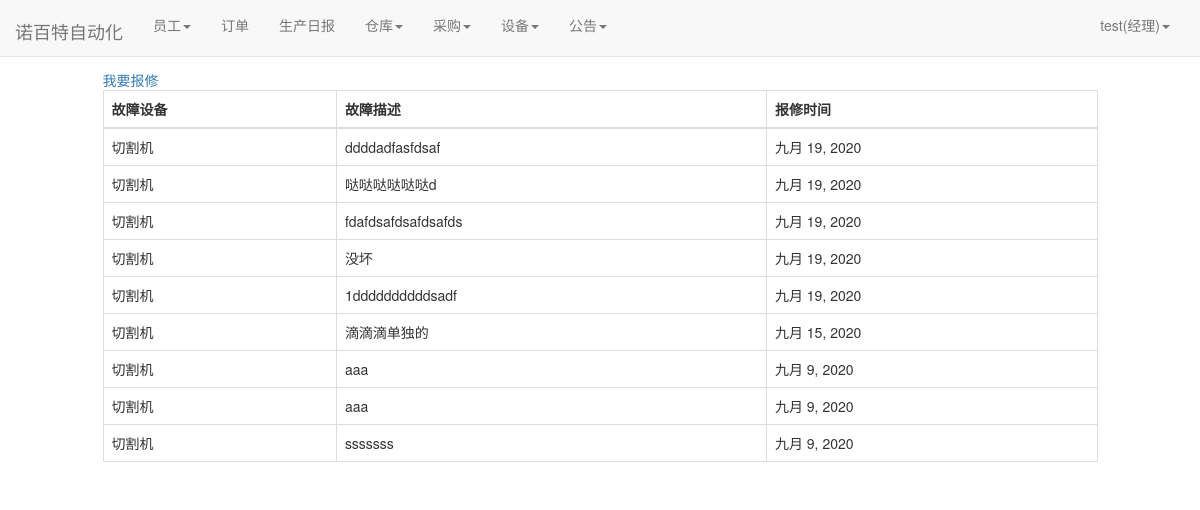
The page /facility/baoxiu_list/ (signed in) on the database its author committed.
### user/models.py (models this page shows)
class Profile(models.Model):
    user = models.OneToOneField(User, on_delete=models.CASCADE)
    staff_gender = models.CharField(max_length=10, choices=(('male', '男'), ('female', '女')), default='male',
                                    verbose_name='性别')
    staff_age = models.PositiveIntegerField(verbose_name="年龄")
    staff_home = models.CharField(max_length=100, verbose_name="籍贯")
    staff_nationality = models.CharField(max_length=20, verbose_name="民族")  # 民族
    staff_tel = models.BigIntegerField(verbose_name="电话")
    start_time = models.DateField(auto_now_add=True, verbose_name="入职时间")  # 入职时间
    id_card = models.CharField(max_length=20,verbose_name="身份证")  # 身份证号
    staff_type = models.CharField(max_length=100,verbose_name="职位", null=True)  # 职位
    salary_pre_hour = models.IntegerField(verbose_name="时薪")  # 时薪
    class Meta:
        ordering = ['-start_time']

### facility/models.py (models this page shows)
class Repair(models.Model):#维修
    facility_id = models.ForeignKey(Facility, on_delete=models.CASCADE, verbose_name="故障设备")
    baoxiu_staff_name = models.ForeignKey(User, on_delete=models.DO_NOTHING, verbose_name="报修人", related_name='aaa', null=True, blank=True)
    baoxiu_staff_tel = models.CharField(max_length=11, null=True, blank=True,verbose_name="联系方式")
    baoxiu_time = models.DateField(auto_now=True, verbose_name="报修时间", null=True, blank=True)
    baoxiu_complementary = models.CharField(max_length=200, verbose_name="报修描述", null=True, blank=True)
    repair_staff_name = models.ForeignKey(User, on_delete=models.DO_NOTHING, verbose_name="维修人", related_name='bbb', null=True, blank=True)
    repair_time = models.DateField(auto_now=True, verbose_name="维修时间", null=True, blank=True)
    class Meta:
        ordering = ['-baoxiu_time']

class Facility(models.Model):#设备
    version = models.CharField(max_length=100, verbose_name="型号")
    facility_name = models.CharField(max_length=100, verbose_name="名称")
    price = models.BigIntegerField(verbose_name="价格")
    buyer = models.ForeignKey(User, on_delete=models.DO_NOTHING, verbose_name="购买人")
    buy_time = models.DateField(auto_now_add=True, verbose_name="购买时间")
    def __str__(self):
        return self.facility_name

### facility/views.py (the view)
# urls.py: path('baoxiu_list/', views.baoxiu_list, name='baoxiu_list'),
def baoxiu_list(request):
    repairs = Repair.objects.filter(repair_staff_name=None)
    context= {}
    context['repairs'] = repairs
    return render(request, 'baoxiu_list.html', context)

### user/models.py (called while the page is built)
def get_staff_type(self):
    if Profile.objects.filter(user=self).exists():
        profile = Profile.objects.get(user=self)
        return profile.staff_type
    else:
        return ''

### facility/templates/baoxiu_list.html (shortened to what this page needs)
{% extends 'base.html' %}
{% if user.is_authenticated %}
                        {% block nav_facility_active %}active{% endblock %}
{% endif %}
{% block content %}
    <div class="containter">
        <div class="row">
            <div class="col-xs-10 col-xs-offset-1">
                {% if user.is_authenticated %}
                <div><a href="{%url 'baoxiu' user.pk%}">我要报修</a></div>
                <table class="table table-bordered table-hover">
                  <thead>
                    <tr>
                      <th scope="col">故障设备</th>
                        <th scope="col">故障描述</th>
                      <th scope="col">报修时间</th>
                    </tr>
                  </thead>
                  <tbody>
                  {%for repair in repairs%}
                    <tr>
                      <td>{{repair.facility_id}}</td>
                        <td>{{repair.baoxiu_complementary}}</td>
                      <td>{{repair.baoxiu_time}}</td>
                    </tr>
                  {% endfor %}
                  </tbody>
                </table>
                {% else %}
                    <span>未登录，跳转到首页...</span>
                    <script type="text/javascript">
                        window.location.href = '/';
                    </script>
                {% endif %}
            </div>
        </div>
    </div>
{% endblock %}

### templates/base.html (shortened to what this page needs)
{% load static %}
<!doctype html>
<html lang="en">
<head>
    <link rel="stylesheet" href="{% static 'base.css' %}">
     <link rel="stylesheet" href="{% static 'home.css' %}">
    <link rel="stylesheet" href="{% static 'bootstrap-3.37/css/bootstrap.min.css' %}">
</head>
<body>
     <div class="navbar navbar-default navbar-fixed-top" role="navigation">
        <div class="container-fluid">
            <div class="navbar-header">
            </div>
        </div>
     </div>
    <nav class="navbar navbar-default navbar-fixed-top">
      <div class="container-fluid">
        <div class="navbar-header">
          <a class="navbar-brand" href="{% url 'home' %}">诺百特自动化</a>
        </div>
          {% if  user.is_authenticated %}
        <div class="collapse navbar-collapse" id="bs-example-navbar-collapse-1">
          <ul class="nav navbar-nav">
              {% if user.get_staff_type == '经理' %}
              <li class="{% block nav_staff_active %}{% endblock %}">
                    <li class="dropdown">
                      <a href="#" class="dropdown-toggle" data-toggle="dropdown" role="button" aria-haspopup="true" aria-expanded="false">员工<span class="caret"></span></a>
                    </li>
                  </li>
                  <li class="{% block nav_order_active %}{% endblock %}"><a href="{% url 'order_list' %}">订单</a></li>
                  <li class="{% block nav_producediary_active %}{% endblock %}"><a href="{% url 'product_diary' %}">生产日报</a></li>
                   <li class="{% block nav_warehousediary_active %}{% endblock %}">
                    <li class="dropdown">
                      <a href="#" class="dropdown-toggle" data-toggle="dropdown" role="button" aria-haspopup="true" aria-expanded="false">仓库<span class="caret"></span></a>
                    </li>
                  </li>
                  <li class="{% block nav_purchase_active %}{% endblock %}">
                    <li class="dropdown">
                      <a href="#" class="dropdown-toggle" data-toggle="dropdown" role="button" aria-haspopup="true" aria-expanded="false">采购<span class="caret"></span></a>
                    </li>
                  </li>
                  <li class="{% block nav_facility_active %}{% endblock %}">
                    <li class="dropdown">
                      <a href="#" class="dropdown-toggle" data-toggle="dropdown" role="button" aria-haspopup="true" aria-expanded="false">设备<span class="caret"></span></a>
                    </li>
                  </li>
              <li class="{% block nav_notice_active %}{% endblock %}">
                    <li class="dropdown">
                      <a href="#" class="dropdown-toggle" data-toggle="dropdown" role="button" aria-haspopup="true" aria-expanded="false">公告<span class="caret"></span></a>
                    </li>
                  </li>
              {%endif%}
          </ul>
        <ul class="nav navbar-nav navbar-right">
            <li class="dropdown">
              <a href="#" class="dropdown-toggle" data-toggle="dropdown" role="button" aria-haspopup="true" aria-expanded="false">
                  {{user.username}}({{user.get_staff_type}})<span class="caret"></span></a>
            </li>
        </ul>
    </div>
          {% else %}
           <ul class="nav navbar-nav navbar-right">
                <li><a href="{% url 'login' %}?from={{ request.get_full_path }}">登录</a></li>
           </ul>
          {% endif %}
      </div>
    </nav>
    {% block content%} {% endblock %}
</body>
</html>

### static/home.css (style rules this page uses)
* { margin: 0; padding: 0; }
body { margin-top: 70px!important; }
ul { list-style-type: none!important; }
ul.navbar-right { margin-right: 0; }
div.navbar-header { font-size: 200%; padding-top: 0.2em; }

### rows shown on the page
Repair: facility_id "切割机", baoxiu_complementary "ddddadfasfdsaf", baoxiu_time "九月 19, 2020"
Repair: facility_id "切割机", baoxiu_complementary "哒哒哒哒哒哒d", baoxiu_time "九月 19, 2020"
Repair: facility_id "切割机", baoxiu_complementary "fdafdsafdsafdsafds", baoxiu_time "九月 19, 2020"
Repair: facility_id "切割机", baoxiu_complementary "没坏", baoxiu_time "九月 19, 2020"
Repair: facility_id "切割机", baoxiu_complementary "1ddddddddddsadf", baoxiu_time "九月 19, 2020"
Repair: facility_id "切割机", baoxiu_complementary "滴滴滴单独的", baoxiu_time "九月 15, 2020"
Repair: facility_id "切割机", baoxiu_complementary "aaa", baoxiu_time "九月 9, 2020"
Repair: facility_id "切割机", baoxiu_complementary "aaa", baoxiu_time "九月 9, 2020"
Repair: facility_id "切割机", baoxiu_complementary "sssssss", baoxiu_time "九月 9, 2020"

### other values the page prints
{{ user.username }} "test"
{{ user.get_staff_type }} "经理"
